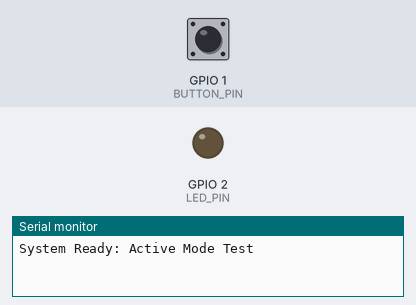
This sketch was run on a simulated ESP32-S3. Parts: output pins drawn as LEDs (lit = HIGH), the last lines printed to the serial monitor. The inputs (shaded band) are chosen by the test bench; at power-on: GPIO 1 (BUTTON_PIN) LOW.

Above: at 1.2 s.
1.3 s: GPIO 1 (BUTTON_PIN) pulled HIGH for 0.15 s
At 2.2 s:
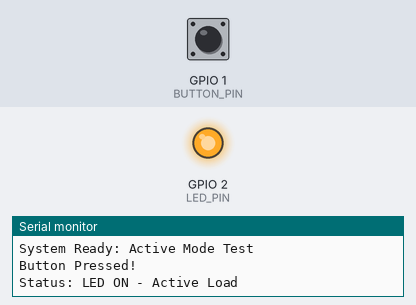
Timing chart, 0 to 7.8 s (numbered marks = the images above; inputs shaded):
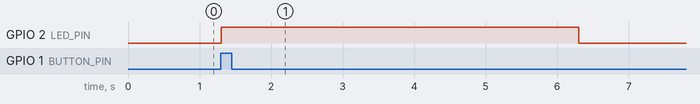

The sketch:

Normal-Mode.ino
```cpp
#include <driver/gpio.h>

#define BUTTON_PIN GPIO_NUM_1 // Physical header pin D0
#define LED_PIN    GPIO_NUM_2 // Physical header pin D1

void setup() {
  pinMode(LED_PIN, OUTPUT);
  digitalWrite(LED_PIN, LOW);

  // Configure BUTTON_PIN with an explicit hardware pull-down
  pinMode(BUTTON_PIN, INPUT);
  gpio_pulldown_en(BUTTON_PIN);  // Hardware force pull-down to GND (0V)
  gpio_pullup_dis(BUTTON_PIN);  // Ensure pull-up is OFF

  Serial.begin(115200);

  // Synchronize USB Serial for ESP32-S3 native USB
  unsigned long start = millis();
  while (!Serial && (millis() - start < 3000));

  Serial.println("System Ready: Active Mode Test");
}

void loop() {
  // Read physical pin state
  if (digitalRead(BUTTON_PIN) == HIGH) {
    Serial.println("\nButton Pressed!");
    Serial.println("Status: LED ON - Active Load");

    digitalWrite(LED_PIN, HIGH); // Turn LED ON
    delay(5000);                 // Keep LED ON for 5 seconds

    digitalWrite(LED_PIN, LOW);  // Turn LED OFF
    Serial.println("Status: LED OFF - Idle Active Mode");
  }

  delay(50); // Small debounce delay
}
```

Measured:
- after the input at 1.3 s, GPIO 2 (LED_PIN): LOW → HIGH at once, → LOW 5.0 s later
